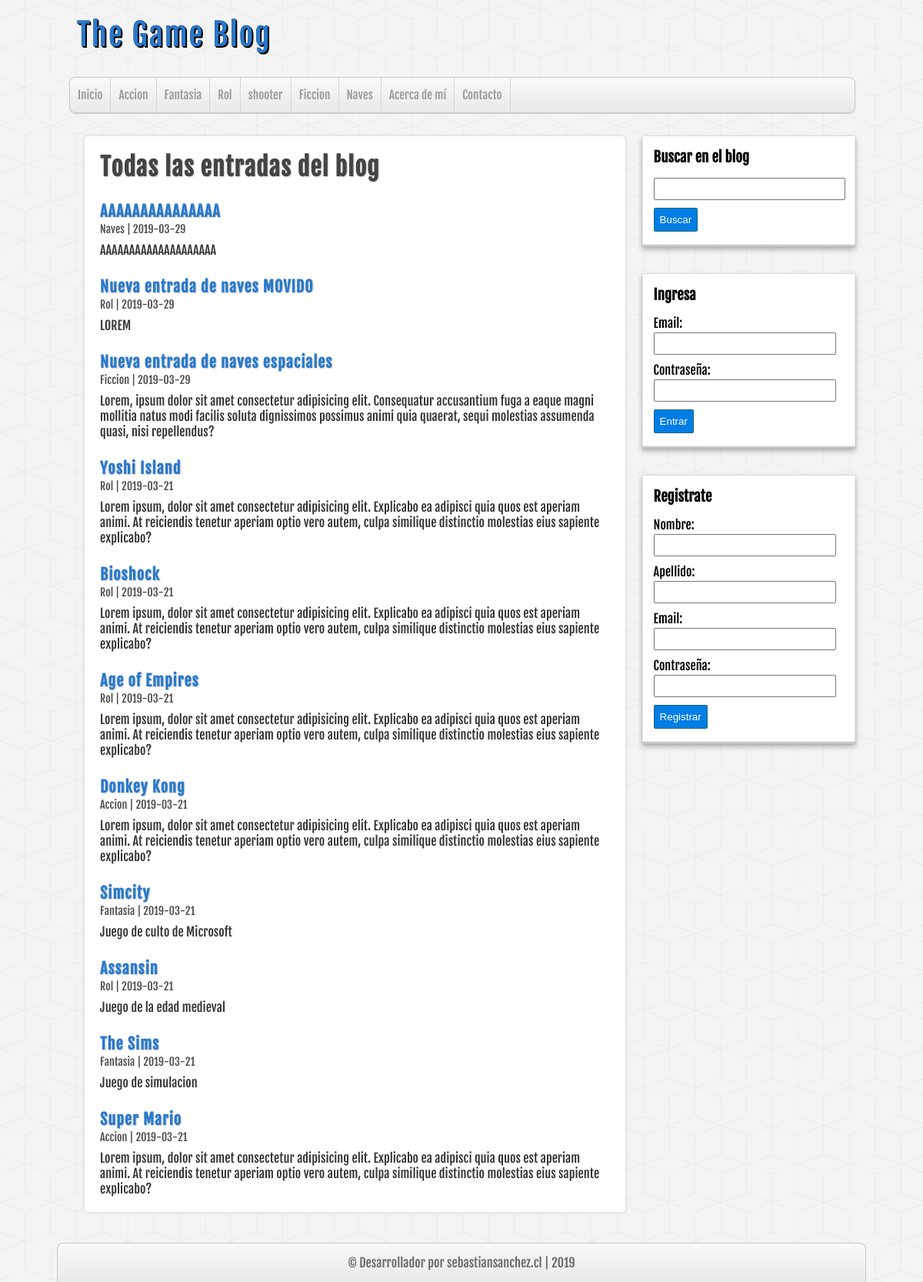
Screenshot of /entradas.php with the database file from the repository.
### tables this page shows
CREATE TABLE IF NOT EXISTS `categorias` (
  `id` int(255) NOT NULL AUTO_INCREMENT,
  `nombre` varchar(100) DEFAULT NULL,
  PRIMARY KEY (`id`)
);

CREATE TABLE IF NOT EXISTS `entradas` (
  `id` int(255) NOT NULL AUTO_INCREMENT,
  `usuario_id` int(255) NOT NULL,
  `categoria_id` int(255) NOT NULL,
  `titulo` varchar(255) NOT NULL,
  `descripcion` mediumtext,
  `fecha` date NOT NULL,
  PRIMARY KEY (`id`),
  KEY `fk_entrada_usuario` (`usuario_id`),
  KEY `fk_entrada_categoria` (`categoria_id`)
);

### includes/helpers.php (called while the page is built, shortened)
<?php
  function obtenerCategorias($con) {
    $sql = "
      SELECT * FROM categorias
      ORDER BY id ASC;
    ";
    $categorias = mysqli_query($con, $sql);
    $resultado = array();
    if ($categorias && mysqli_num_rows($categorias) >= 1) {
      $resultado = $categorias;
    }
    return $resultado;
  }
  function obtenerEntradas($con, $limite = null, $categoria = null, $busqueda = null) {
    $sql = "
      SELECT e.*, c.nombre AS 'categoria' FROM entradas e
      INNER JOIN categorias c ON e.categoria_id = c.id
      ";
    $sql .= " ORDER BY e.id DESC ";
    $entradas = mysqli_query($con, $sql);
    $resultado = array();
    if ($entradas && mysqli_num_rows($entradas) >= 1) {
      $resultado = $entradas;
    }
    return $resultado;
  }
?>

### entradas.php (the view)
<?php
  require_once 'includes/conexion.php';
  require_once 'includes/helpers.php';
  require_once 'includes/cabecera.php';
  require_once 'includes/barra.php';
?>
    <div id="principal">
      <h1>Todas las entradas del blog</h1>
      <?php
        $entradas = obtenerEntradas($conexion);
        if (!empty($entradas)):
          while ($entrada = mysqli_fetch_assoc($entradas)):
      ?>
      <article class="entrada">
        <a href="entrada.php?id=<?= $entrada['id'] ?>">
          <h2><?= $entrada['titulo'] ?></h2>
          <span class="fecha"><?= $entrada['categoria'] . ' | ' . $entrada['fecha'] ?></span>
          <p><?= $entrada['descripcion'] ?></p>
        </a>
      </article>
      <?php
          endwhile;
        endif;
      ?>
    </div>
  </main>
  <?php require_once 'includes/pie.php'; ?>

### includes/cabecera.php (shortened to what this page needs)
<?php
  require_once 'includes/conexion.php';
  require_once 'includes/helpers.php';
?>
<!DOCTYPE html>
<html lang="es">
<head>
  <link rel="stylesheet" href="css/main.css">
</head>
<body>
  <header id="encabezado">
    <div id="logo">
      <a href="index.php">
        <p>The Game Blog</p>
      </a>
    </div>
    <nav id="menu">
      <ul>
        <li><a href="index.php">Inicio</a></li>
        <?php
          $categorias = obtenerCategorias($conexion);
          if (!empty($categorias)):
            while ($categoria = mysqli_fetch_assoc($categorias)):
        ?>
            <li>
              <a href="categoria.php?id=<?= $categoria['id'] ?>"><?= $categoria['nombre'] ?></a>
            </li>
        <?php
            endwhile;
          endif;
        ?>
        <li><a href="index.php">Acerca de mí</a></li>
        <li><a href="index.php">Contacto</a></li>
      </ul>
    </nav>
  </header>
  <main id="contenedor">

### css/main.css (style rules this page uses)
* { margin: 0; padding: 0; text-decoration: none; }
body { font-family: 'fajada'; background: url('../img/cubes.png') #f4f4f4; }
header { width: 85%; height: auto; background: transparent; margin: auto; }
#logo { float: left; width: 540px; height: 100px; margin-left: 10px; }
#logo a { font-family: 'fajada', Helvetica; font-size: 40px; letter-spacing: 2px; color: #2979cd; text-shadow: 0 0 0 #000000, 1px 1px 0 #000000, 2px 2px 0 #000000; transition: text-shadow 500ms; line-height: 90px; }
nav { width: 100%; height: 45px; clear: both; background-image: linear-gradient(to bottom, #f9f9f9, #e9e9e9); border: 1px solid #c9c9c9; border-radius: 8px; box-shadow: 0 1px 1px #ccc; overflow: hidden; }
nav ul { list-style-type: none; }
nav ul li { float: left; line-height: 45px; border-right: 1px solid #d6d6d6; }
nav ul li a { display: block; padding-left: 10px; padding-right: 10px; font-size: 15px; color: #999; }
main { width: 85%; margin: auto; height: auto; margin-top: 30px; margin-bottom: 30px; }
#principal { float: left; width: 65%; min-height: 600px; background-color: #fff; border-radius: 5px; box-shadow: 0 0 5px #ccc; margin-left: 20px; overflow: hidden; padding: 20px; }
#principal h1 { font-size: 32px; color: #444; letter-spacing: 1px; text-shadow: 1px 1px 2px #ccc; }
#principal h2 { font-size: 20px; color: #2979cd; letter-spacing: 1px; margin-top: 25px; text-shadow: 1px 1px 2px #ccc; }
#principal p { margin-top: 8px; }
#principal a { color: #333; }
.fecha { color: #4e4e4e; font-size: 14px; }

### rows the page displays
categorias: nombre "Accion"
categorias: nombre "Fantasia"
categorias: nombre "Rol"
categorias: nombre "shooter"
categorias: nombre "Ficcion"
categorias: nombre "Naves"
entradas: titulo "AAAAAAAAAAAAAAA", categoria.nombre "Naves", fecha "2019-03-29", descripcion "AAAAAAAAAAAAAAAAAAAA"
entradas: titulo "Nueva entrada de naves MOVIDO", categoria.nombre "Rol", fecha "2019-03-29", descripcion "LOREM"
entradas: titulo "Nueva entrada de naves espaciales", categoria.nombre "Ficcion", fecha "2019-03-29", descripcion "Lorem, ipsum dolor sit amet consectetur adipisicing elit. Consequatur accusantium fuga a eaque magni mollitia natus modi facilis soluta dignissimos possimus animi quia quaerat, sequi molestias assumenda quasi, nisi repellendus?"
entradas: titulo "Yoshi Island", categoria.nombre "Rol", fecha "2019-03-21", descripcion "Lorem ipsum, dolor sit amet consectetur adipisicing elit. Explicabo ea adipisci quia quos est aperiam animi. At reiciendis tenetur aperiam optio vero autem, culpa similique distinctio molestias eius sapiente explicabo?"
entradas: titulo "Bioshock", categoria.nombre "Rol", fecha "2019-03-21", descripcion "Lorem ipsum, dolor sit amet consectetur adipisicing elit. Explicabo ea adipisci quia quos est aperiam animi. At reiciendis tenetur aperiam optio vero autem, culpa similique distinctio molestias eius sapiente explicabo?"
entradas: titulo "Age of Empires", categoria.nombre "Rol", fecha "2019-03-21", descripcion "Lorem ipsum, dolor sit amet consectetur adipisicing elit. Explicabo ea adipisci quia quos est aperiam animi. At reiciendis tenetur aperiam optio vero autem, culpa similique distinctio molestias eius sapiente explicabo?"
entradas: titulo "Donkey Kong", categoria.nombre "Accion", fecha "2019-03-21", descripcion "Lorem ipsum, dolor sit amet consectetur adipisicing elit. Explicabo ea adipisci quia quos est aperiam animi. At reiciendis tenetur aperiam optio vero autem, culpa similique distinctio molestias eius sapiente explicabo?"
entradas: titulo "Simcity", categoria.nombre "Fantasia", fecha "2019-03-21", descripcion "Juego de culto de Microsoft"
entradas: titulo "Assansin", categoria.nombre "Rol", fecha "2019-03-21", descripcion "Juego de la edad medieval"
entradas: titulo "The Sims", categoria.nombre "Fantasia", fecha "2019-03-21", descripcion "Juego de simulacion"
entradas: titulo "Super Mario", categoria.nombre "Accion", fecha "2019-03-21", descripcion "Lorem ipsum, dolor sit amet consectetur adipisicing elit. Explicabo ea adipisci quia quos est aperiam animi. At reiciendis tenetur aperiam optio vero autem, culpa similique distinctio molestias eius sapiente explicabo?"
